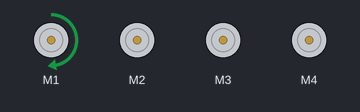
This sketch was run on a simulated Arduino Uno, built with avr-gcc and run on an emulated ATmega328P. On the bench: 4 × DC motor (green arrow = forward, orange = backward, longer = faster). What the sketch prints to the serial monitor is not drawn.

Above: at 1.0 s.
At 3.0 s:
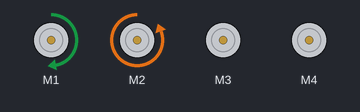
At 5.0 s:
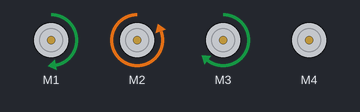
At 7.0 s:
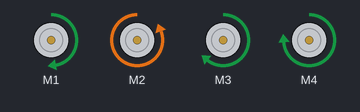
At 9.0 s:
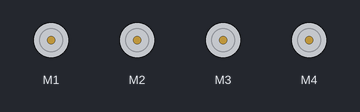
At 11.0 s:
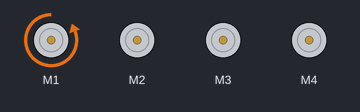
Timing chart, 0 to 16.9 s (numbered marks = the images above):
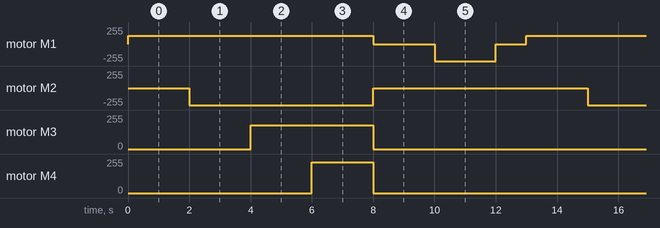

Measured:
- by itself, motor M1: repeats every 13.0 s: stopped 2.0 s, backward 255/255 2.0 s, stopped 1.0 s, forward 127/255 8.0 s
- by itself, motor M2: alternates backward 255/255 for 6.0 s and stopped for 7.0 s
- by itself, motor M3: alternates forward 178/255 for 4.0 s and stopped for 9.0 s
- by itself, motor M4: alternates forward 229/255 for 2.0 s and stopped for 11.0 s

The sketch:

1.ino
```cpp
// (licence header left out)
#include <AFMotor.h>

AF_DCMotor motor1(1);
AF_DCMotor motor2(2);
AF_DCMotor motor3(3);
AF_DCMotor motor4(4);

void setup() {
  Serial.begin(9600); // set up Serial library at 9600 bps
  Serial.println("Robojax L293D Example");
}

void loop() {

  motor1.setSpeed( speed(50) ); //set speed for motor 1 at 50%
  motor1.run(FORWARD);//send motor 1 to Foarward rotation

  delay(2000);//wait for 2 seconds
  motor2.setSpeed( speed(100) );//set speed for motor 2 at 100%
  motor2.run(BACKWARD);//send motor 2 to Foarward rotation

  delay(2000);
  motor3.setSpeed( speed(70) );
  motor3.run(FORWARD);

  delay(2000);
  motor4.setSpeed( speed(90) );
  motor4.run(FORWARD);


  delay(2000);

  motor1.run(BRAKE);
  motor2.run(RELEASE);
  motor3.run(RELEASE);
  motor4.run(RELEASE);
  delay(2000);


  motor1.setSpeed(speed(100));
  motor1.run(BACKWARD);
  delay(2000);

  motor1.run(RELEASE);

  delay(1000);
}

/*
 * speed percent to speed converter
 * receives value between 0 to 100 and converts it to value between
 * 0 to 255 which are 8 bits Arduino PWM value
 * www.Robojax.com
 Watch full video instruction:  https://youtu.be/0XihwdulmDQ
 */
int  speed(int percent)
{
  return map(percent, 0, 100, 0, 255);
}
```
